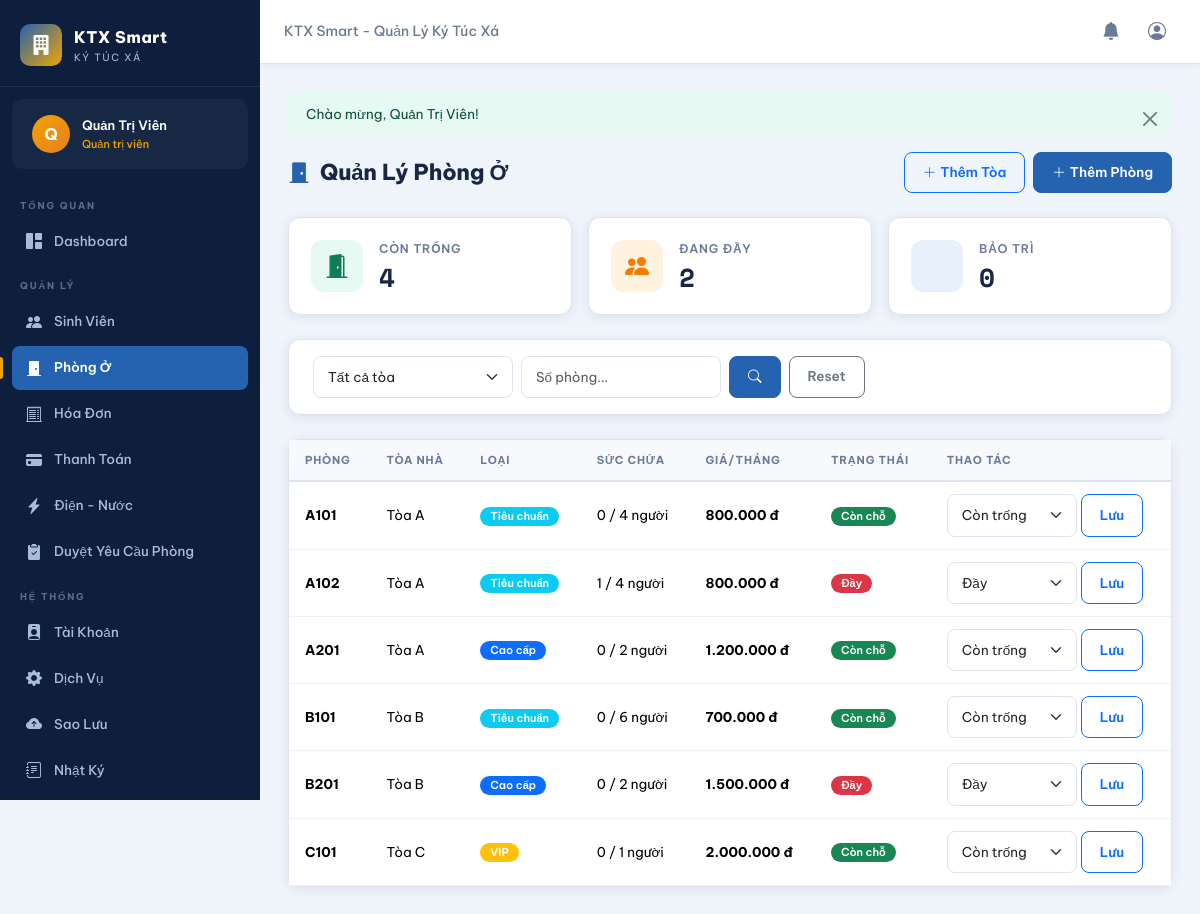
The page /pages/rooms.php (signed in) on the database its author committed.
### tables this page shows
CREATE TABLE IF NOT EXISTS users (
    id              INT AUTO_INCREMENT PRIMARY KEY,
    username        VARCHAR(50)  NOT NULL UNIQUE,
    email           VARCHAR(100) NOT NULL UNIQUE,
    password        VARCHAR(255) NOT NULL,
    full_name       VARCHAR(100) NOT NULL,
    phone           VARCHAR(20),
    role            ENUM('admin','staff','student') NOT NULL DEFAULT 'student',
    status          ENUM('active','inactive') NOT NULL DEFAULT 'active',
    reset_token         VARCHAR(100) NULL,
    reset_token_expires DATETIME    NULL,
    last_login      DATETIME NULL,
    created_at      DATETIME NOT NULL DEFAULT CURRENT_TIMESTAMP,
    updated_at      DATETIME NOT NULL DEFAULT CURRENT_TIMESTAMP ON UPDATE CURRENT_TIMESTAMP
);

CREATE TABLE IF NOT EXISTS rooms (
    id              INT AUTO_INCREMENT PRIMARY KEY,
    building_id     INT NOT NULL,
    room_number     VARCHAR(20) NOT NULL,
    type            ENUM('standard','premium','vip') NOT NULL DEFAULT 'standard',
    capacity        INT NOT NULL DEFAULT 4,
    price_per_month DECIMAL(12,2) NOT NULL DEFAULT 0,
    status          ENUM('available','full','maintenance') NOT NULL DEFAULT 'available',
    description     TEXT,
    created_at      DATETIME NOT NULL DEFAULT CURRENT_TIMESTAMP,
    FOREIGN KEY (building_id) REFERENCES buildings(id),
    UNIQUE KEY uq_room (building_id, room_number)
);

CREATE TABLE IF NOT EXISTS buildings (
    id      INT AUTO_INCREMENT PRIMARY KEY,
    name    VARCHAR(100) NOT NULL,
    address VARCHAR(200),
    floors  INT DEFAULT 1,
    created_at DATETIME NOT NULL DEFAULT CURRENT_TIMESTAMP
);

### pages/rooms.php (the view, shortened to what this page needs)
<?php
require_once __DIR__ . '/../includes/functions.php';
$db = getDB();
$search = trim($_GET['search'] ?? '');
$where = "WHERE 1=1"; $params = [];
$stmt = $db->prepare("SELECT r.*, b.name as building_name,
    (SELECT COUNT(*) FROM student_profiles sp WHERE sp.room_id=r.id) as occupied
    FROM rooms r JOIN buildings b ON r.building_id=b.id $where ORDER BY b.name, r.room_number");
$stmt->execute($params);
$rooms = $stmt->fetchAll();
?>
<?php include __DIR__ . '/../includes/header.php'; ?>
<div class="container-fluid px-0">
<?php showFlash(); ?>
<div class="page-header">
    <div class="page-title"><i class="bi bi-door-closed-fill"></i> Quản Lý Phòng Ở</div>
    <div class="d-flex gap-2">
        <button class="btn btn-sm btn-outline-primary" data-bs-toggle="modal" data-bs-target="#addBuildingModal">
            <i class="bi bi-plus-lg me-1"></i>Thêm Tòa
        </button>
        <button class="btn btn-sm btn-primary" data-bs-toggle="modal" data-bs-target="#addRoomModal">
            <i class="bi bi-plus-lg me-1"></i>Thêm Phòng
        </button>
    </div>
</div>
<div class="row g-3 mb-4">
<?php
$rStats = $db->query("SELECT status, COUNT(*) as cnt FROM rooms GROUP BY status")->fetchAll();
$rMap = array_column($rStats, 'cnt', 'status');
?>
    <div class="col-sm-4">
        <div class="stat-card"><div class="stat-icon green"><i class="bi bi-door-open-fill"></i></div>
            <div class="stat-info"><div class="stat-label">Còn Trống</div><div class="stat-value"><?= $rMap['available'] ?? 0 ?></div></div></div>
    </div>
    <div class="col-sm-4">
        <div class="stat-card"><div class="stat-icon orange"><i class="bi bi-people-fill"></i></div>
            <div class="stat-info"><div class="stat-label">Đang Đầy</div><div class="stat-value"><?= $rMap['full'] ?? 0 ?></div></div></div>
    </div>
    <div class="col-sm-4">
        <div class="stat-card"><div class="stat-icon blue"><i class="bi bi-wrench-adjustable-fill"></i></div>
            <div class="stat-info"><div class="stat-label">Bảo Trì</div><div class="stat-value"><?= $rMap['maintenance'] ?? 0 ?></div></div></div>
    </div>
</div>
<div class="card mb-4"><div class="card-body py-3">
    <form method="GET" class="d-flex gap-2 flex-wrap">
        <select name="building" class="form-select" style="max-width:200px;">
            <option value="">Tất cả tòa</option>
        </select>
        <input type="text" name="search" class="form-control" style="max-width:200px;" placeholder="Số phòng..." value="<?= htmlspecialchars($search) ?>">
        <button class="btn btn-primary"><i class="bi bi-search"></i></button>
        <a href="rooms.php" class="btn btn-outline-secondary">Reset</a>
    </form>
</div></div>
<div class="card"><div class="card-body p-0">
    <div class="table-responsive">
    <table class="table mb-0">
        <thead><tr>
            <th>Phòng</th><th>Tòa Nhà</th><th>Loại</th><th>Sức Chứa</th><th>Giá/Tháng</th><th>Trạng Thái</th><th>Thao Tác</th>
        </tr></thead>
        <tbody>
        <?php foreach ($rooms as $room): ?>
        <tr>
            <td><strong><?= htmlspecialchars($room['room_number']) ?></strong></td>
            <td><?= htmlspecialchars($room['building_name']) ?></td>
            <td><?= statusBadge($room['type']) ?></td>
            <td><?= $room['occupied'] ?> / <?= $room['capacity'] ?> người</td>
            <td><strong><?= formatMoney($room['price_per_month']) ?></strong></td>
            <td><?= statusBadge($room['status']) ?></td>
            <td>
                <form method="POST" class="d-inline-flex gap-1">
                    <select name="status" class="form-select form-select-sm" style="width:130px;">
                        <option value="available" <?= $room['status']==='available'?'selected':'' ?>>Còn trống</option>
                        <option value="full" <?= $room['status']==='full'?'selected':'' ?>>Đầy</option>
                    </select>
                    <button class="btn btn-sm btn-outline-primary">Lưu</button>
                </form>
            </td>
        </tr>
        <?php endforeach; ?>
        </tbody>
    </table>
    </div>
</div></div>
</div>
<?php include __DIR__ . '/../includes/footer.php'; ?>

### includes/header.php (shortened to what this page needs)
<?php
require_once __DIR__ . '/../includes/functions.php';
$user = currentUser();
$currentPage = basename($_SERVER['PHP_SELF'], '.php');
?>
<!DOCTYPE html>
<html lang="vi">
<head>
<link href="https://cdn.jsdelivr.net/npm/bootstrap@5.3.2/dist/css/bootstrap.min.css" rel="stylesheet">
<link href="https://cdn.jsdelivr.net/npm/bootstrap-icons@1.11.3/font/bootstrap-icons.css" rel="stylesheet">
<link href="<?= BASE_URL ?>/assets/css/style.css" rel="stylesheet">
</head>
<body>
<?php if (isLoggedIn()): ?>
<div class="sidebar" id="sidebar">
    <div class="sidebar-brand">
        <div class="brand-icon"><i class="bi bi-building-fill"></i></div>
        <div class="brand-text">
            <span class="brand-name">KTX Smart</span>
            <span class="brand-sub">Ký Túc Xá</span>
        </div>
    </div>
    <div class="sidebar-user">
        <div class="user-avatar">
            <span><?= mb_substr($user['full_name'], 0, 1) ?></span>
        </div>
        <div class="user-info">
            <span class="user-name"><?= htmlspecialchars($user['full_name']) ?></span>
            <span class="user-role"><?= ['admin'=>'Quản trị viên','staff'=>'Nhân viên','student'=>'Sinh viên'][$user['role']] ?></span>
        </div>
    </div>
    <nav class="sidebar-nav">
        <div class="nav-section-label">TỔNG QUAN</div>
        <a href="<?= BASE_URL ?>/pages/dashboard.php" class="nav-item <?= $currentPage==='dashboard'?'active':'' ?>">
            <i class="bi bi-grid-1x2-fill"></i><span>Dashboard</span>
        </a>
        <?php if (in_array($user['role'], ['admin','staff'])): ?>
        <div class="nav-section-label">QUẢN LÝ</div>
        <a href="<?= BASE_URL ?>/pages/students.php" class="nav-item <?= $currentPage==='students'?'active':'' ?>">
            <i class="bi bi-people-fill"></i><span>Sinh Viên</span>
        </a>
        <a href="<?= BASE_URL ?>/pages/rooms.php" class="nav-item <?= $currentPage==='rooms'?'active':'' ?>">
            <i class="bi bi-door-closed-fill"></i><span>Phòng Ở</span>
        </a>
        <a href="<?= BASE_URL ?>/pages/invoices.php" class="nav-item <?= $currentPage==='invoices'?'active':'' ?>">
            <i class="bi bi-receipt-cutoff"></i><span>Hóa Đơn</span>
        </a>
        <a href="<?= BASE_URL ?>/pages/payments.php" class="nav-item <?= $currentPage==='payments'?'active':'' ?>">
            <i class="bi bi-credit-card-fill"></i><span>Thanh Toán</span>
        </a>
        <a href="<?= BASE_URL ?>/pages/utilities.php" class="nav-item <?= $currentPage==='utilities'?'active':'' ?>">
            <i class="bi bi-lightning-charge-fill"></i><span>Điện - Nước</span>
        </a>
        <a href="<?= BASE_URL ?>/pages/room_requests.php" class="nav-item <?= $currentPage==='room_requests'?'active':'' ?>" style="position:relative;">
            <i class="bi bi-clipboard2-check-fill"></i>
            <span>Duyệt Yêu Cầu Phòng</span>
        </a>
        <?php endif; ?>
        <?php if ($user['role'] === 'admin'): ?>
        <div class="nav-section-label">HỆ THỐNG</div>
        <a href="<?= BASE_URL ?>/pages/users.php" class="nav-item <?= $currentPage==='users'?'active':'' ?>">
            <i class="bi bi-person-badge-fill"></i><span>Tài Khoản</span>
        </a>
        <a href="<?= BASE_URL ?>/pages/services.php" class="nav-item <?= $currentPage==='services'?'active':'' ?>">
            <i class="bi bi-gear-fill"></i><span>Dịch Vụ</span>
        </a>
        <a href="<?= BASE_URL ?>/pages/backup.php" class="nav-item <?= $currentPage==='backup'?'active':'' ?>">
            <i class="bi bi-cloud-arrow-up-fill"></i><span>Sao Lưu</span>
        </a>
        <a href="<?= BASE_URL ?>/pages/logs.php" class="nav-item <?= $currentPage==='logs'?'active':'' ?>">
            <i class="bi bi-journal-text"></i><span>Nhật Ký</span>
        </a>
        <?php endif; ?>
        <div class="nav-section-label">TÀI KHOẢN</div>
    </nav>
</div>
<div class="topbar">
    <div class="topbar-breadcrumb">
        <span><?= SITE_NAME ?></span>
    </div>
    <div class="topbar-actions">
        <a href="<?= BASE_URL ?>/pages/notifications.php" class="topbar-btn">
            <i class="bi bi-bell-fill"></i>
        </a>
        <a href="<?= BASE_URL ?>/pages/profile.php" class="topbar-btn">
            <i class="bi bi-person-circle"></i>
        </a>
    </div>
</div>
<div class="main-wrapper">
<?php endif; ?>

### includes/functions.php (shortened to what this page needs)
<?php
function isLoggedIn() {
    return isset($_SESSION['user_id']) && !empty($_SESSION['user_id']);
}
function currentUser() {
    $db = getDB();
    $stmt = $db->prepare("SELECT * FROM users WHERE id = ?");
    $stmt->execute([$_SESSION['user_id']]);
    return $stmt->fetch();
}
function formatMoney($amount) {
    return number_format($amount, 0, ',', '.') . ' đ';
}
function statusBadge($status) {
    $map = [
        'pending'  => ['class' => 'warning', 'text' => 'Chờ thanh toán'],
        'partial'  => ['class' => 'info',    'text' => 'Thanh toán 1 phần'],
        'paid'     => ['class' => 'success',  'text' => 'Đã thanh toán'],
        'overdue'  => ['class' => 'danger',   'text' => 'Quá hạn'],
        'cancelled'=> ['class' => 'secondary','text' => 'Đã hủy'],
        'active'   => ['class' => 'success',  'text' => 'Hoạt động'],
        'inactive' => ['class' => 'secondary','text' => 'Không hoạt động'],
        'available'=> ['class' => 'success',  'text' => 'Còn chỗ'],
        'full'     => ['class' => 'danger',   'text' => 'Đầy'],
        'maintenance'=>['class'=>'warning',   'text' => 'Bảo trì'],
        'standard' => ['class' => 'info',     'text' => 'Tiêu chuẩn'],
        'premium'  => ['class' => 'primary',  'text' => 'Cao cấp'],
        'vip'      => ['class' => 'warning',  'text' => 'VIP'],
        'admin'    => ['class' => 'danger',   'text' => 'Admin'],
        'staff'    => ['class' => 'primary',  'text' => 'Nhân viên'],
        'student'  => ['class' => 'success',  'text' => 'Sinh viên'],
        'approved' => ['class' => 'success',  'text' => 'Đã duyệt'],
        'rejected' => ['class' => 'danger',   'text' => 'Từ chối'],
        'register' => ['class' => 'primary',  'text' => 'Đăng ký phòng'],
        'cancel'   => ['class' => 'danger',   'text' => 'Huỷ phòng'],
        'change'   => ['class' => 'warning',  'text' => 'Đổi phòng'],
    ];
    $info = $map[$status] ?? ['class' => 'secondary', 'text' => ucfirst($status)];
    return "<span class='badge bg-{$info['class']}'>{$info['text']}</span>";
}
function getFlash() {
    if (isset($_SESSION['flash'])) {
        $flash = $_SESSION['flash'];
        return $flash;
    }
    return null;
}
function showFlash() {
    $flash = getFlash();
    if ($flash) {
        echo "<div class='alert alert-{$flash['type']} alert-dismissible fade show' role='alert'>
            {$flash['message']}
            <button type='button' class='btn-close' data-bs-dismiss='alert'></button>
        </div>";
    }
}

### includes/footer.php (shortened to what this page needs)
<?php if (isLoggedIn()): ?>
</div>
<?php endif; ?>
</body>
</html>

### rows shown on the page
users: full_name "Q", full_name "Quản Trị Viên", role "Quản trị viên"
rooms: room_number "A101", building.name "Tòa A", type "Tiêu chuẩn Còn chỗ", occupied "0", capacity "4", price_per_month "800.000 đ", status "Còn trống"
rooms: room_number "A102", building.name "Tòa A", type "Tiêu chuẩn Đầy", occupied "1", capacity "4", price_per_month "800.000 đ", status "Đầy"
rooms: room_number "A201", building.name "Tòa A", type "Cao cấp Còn chỗ", occupied "0", capacity "2", price_per_month "1.200.000 đ", status "Còn trống"
rooms: room_number "B101", building.name "Tòa B", type "Tiêu chuẩn Còn chỗ", occupied "0", capacity "6", price_per_month "700.000 đ", status "Còn trống"
rooms: room_number "B201", building.name "Tòa B", type "Cao cấp Đầy", occupied "0", capacity "2", price_per_month "1.500.000 đ", status "Đầy"
rooms: room_number "C101", building.name "Tòa C", type "VIP Còn chỗ", occupied "0", capacity "1", price_per_month "2.000.000 đ", status "Còn trống"

### other values the page prints
SITE_NAME "KTX Smart - Quản Lý Ký Túc Xá"
$flash['message'] "Chào mừng, Quản Trị Viên!"
$rMap['available'] "4"
$rMap['full'] "2"
$rMap['maintenance'] "0"
